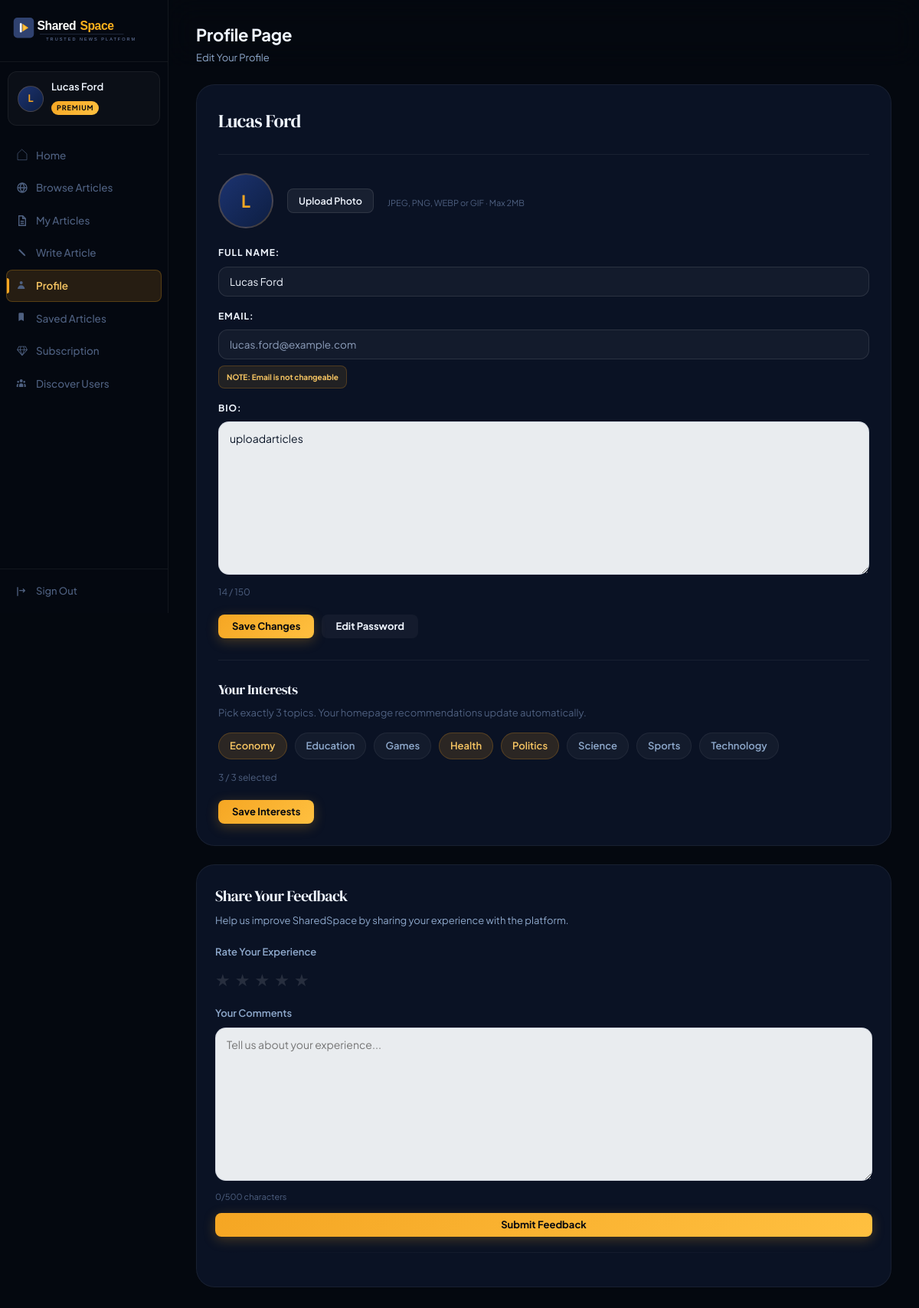
The app's page /pages/profile.php (signed in) with its own data.
### tables this page shows
CREATE TABLE `users` (
  `id` int NOT NULL,
  `email` varchar(255) NOT NULL,
  `password` varchar(255) NOT NULL,
  `full_name` varchar(255) DEFAULT NULL,
  `bio` text,
  `avatar_url` text,
  `role` enum('free','premium','category_admin','system_admin','ai_trainer') NOT NULL DEFAULT 'free',
  `is_premium` tinyint(1) NOT NULL DEFAULT '0',
  `is_suspended` tinyint(1) NOT NULL DEFAULT '0',
  `created_at` datetime NOT NULL DEFAULT CURRENT_TIMESTAMP,
  `updated_at` datetime NOT NULL DEFAULT CURRENT_TIMESTAMP ON UPDATE CURRENT_TIMESTAMP,
  `email_verified` tinyint(1) DEFAULT '0',
  `verification_token` varchar(255) DEFAULT NULL,
  `last_verification_email` datetime DEFAULT NULL,
  `reset_token` varchar(255) DEFAULT NULL,
  `reset_expires` datetime DEFAULT NULL,
  `age_group` varchar(20) DEFAULT NULL,
  `gender` enum('male','female') DEFAULT NULL,
  `onboarding_completed` tinyint(1) DEFAULT '0',
  `stripe_customer_id` varchar(255) DEFAULT NULL,
  `stripe_subscription_id` varchar(255) DEFAULT NULL,
  `subscribed_at` datetime DEFAULT NULL,
  `subscription_cancel_at` datetime DEFAULT NULL,
  `current_period_end` datetime DEFAULT NULL
);

CREATE TABLE `categories` (
  `id` int NOT NULL,
  `name` varchar(100) NOT NULL,
  `description` text,
  `admin_user_id` int DEFAULT NULL,
  `created_at` datetime NOT NULL DEFAULT CURRENT_TIMESTAMP
);

### pages/profile.php (the view, shortened to what the rows shown need)
<?php
require_once __DIR__ . '/../includes/layout.php';
require_once __DIR__ . '/../includes/controllers/AuthController.php';
require_once __DIR__ . '/../includes/controllers/OnboardingController.php';
require_once __DIR__ . '/../includes/controllers/ArticleController.php';
$auth = new AuthController();
$auth->requireAuth();
$user = $auth->currentUser();
$onboardCtrl = new OnboardingController();
$articleCtrl = new ArticleController();
$allCategories = $articleCtrl->getAllCategories();
$currentInterests = $onboardCtrl->getInterests($user->id);
page_head('Profile', $user->role === 'system_admin');
?>
<div class="dashboard-layout <?= $user->role === 'system_admin' ? 'profile-admin-shell' : 'user-dashboard-shell' ?>">
    <?php sidebar($user); ?>
    <main>
        <?php dash_header('Profile Page', 'Edit Your Profile'); ?>
        <div class="page-content">
            <div class="profile-layout">
                <section class="profile-main">
                    <div class="profile">
                        <div class="profile-header">
                            <div class="user-info">
                                <h2><?= htmlspecialchars($user->fullName); ?></h2>
                            </div>
                        </div>
                        <form action="/pages/update-profile.php" method="POST" enctype="multipart/form-data">
                            <div class="image-upload-container">
                                <div id="avatarPreview" class="profile-avatar-preview">
                                    <?php if (!empty($user->avatarUrl)): ?>
                                        <img
                                            id="avatarImg"
                                            src="/public/<?= htmlspecialchars($user->avatarUrl) ?>"
                                            alt="Profile picture">
                                    <?php else: ?>
                                        <span id="avatarInitial"><?= htmlspecialchars($user->initial()) ?></span>
                                    <?php endif; ?>
                                </div>
                            </div>
                            <div class="profile-field">
                                <label for="fullName">Full Name:</label>
                                <input
                                    type="text"
                                    id="fullName"
                                    name="fullName"
                                    value="<?= htmlspecialchars($user->fullName) ?>"
                                    required>
                            </div>
                            <div class="profile-field">
                                <label for="email">Email:</label>
                                <input
                                    type="email"
                                    id="email"
                                    name="email"
                                    value="<?= htmlspecialchars($user->email) ?>"
                                    readonly
                                    aria-describedby="emailLockedNote"
                                    required>
                                <p class="profile-field-note" id="emailLockedNote">
                                    NOTE: Email is not changeable
                                </p>
                            </div>
                            <div class="profile-field">
                                <label for="bio">Bio:</label>
                                <textarea
                                    id="bio"
                                    name="bio"
                                    rows="6"
                                    maxlength="150"><?= htmlspecialchars($user->bio) ?></textarea>
                                <div class="profile-bio-counter">
                                    <span id="bioCounter"><?= strlen($user->bio) ?> / 150</span>
                                </div>
                            </div>
                        </form>
                        <div class="interests-section">
                            <form action="/pages/update-profile.php" method="POST" id="interestsForm">
                                <div class="interest-grid-profile" id="interestGrid">
                                    <?php foreach ($allCategories as $cat): ?>
                                        <?php $checked = in_array($cat->id, $currentInterests); ?>
                                        <label class="interest-chip-profile <?= $checked ? 'selected' : '' ?>">
                                            <?= htmlspecialchars($cat->name) ?>
                                        </label>
                                    <?php endforeach; ?>
                                </div>
                            </form>
                        </div>
                    </div>
                </section>
            </div>
        </div>
    </main>
</div>
<?php page_foot(); ?>

### includes/layout.php (shortened to what the rows shown need)
<?php
require_once __DIR__ . '/db.php';
require_once __DIR__ . '/controllers/AuthController.php';
require_once __DIR__ . '/controllers/ArticleController.php';
function page_head(string $title, bool $useSystemAdminCss = false): void
{
    $slug = strtolower(trim(preg_replace('/[^a-z0-9]+/i', '-', $title), '-'));
    ?>
    <!DOCTYPE html>
    <html lang="en">
    <head>
        <link rel="stylesheet" href="/public/css/app.css?v=<?= filemtime(__DIR__ . '/../public/css/app.css') ?>" />
        <?php if ($useSystemAdminCss): ?>
            <link rel="stylesheet" href="/public/css/pages.css?v=<?= filemtime(__DIR__ . '/../public/css/pages.css') ?>" />
            <link rel="stylesheet" href="/public/css/system-admin.css?v=<?= filemtime(__DIR__ . '/../public/css/system-admin.css') ?>" />
        <?php else: ?>
            <link rel="stylesheet" href="/public/css/dashboard.css?v=<?= filemtime(__DIR__ . '/../public/css/dashboard.css') ?>" />
            <link rel="stylesheet" href="/public/css/pages.css?v=<?= filemtime(__DIR__ . '/../public/css/pages.css') ?>" />
        <?php endif; ?>
    </head>
    <body class="page-<?= htmlspecialchars($slug) ?>">
    <?php }
function page_foot(): void
{ ?>
    </body>
    </html>
<?php }
{ ?>
<?php }
function sidebar(User $user): void
{
    ?>
    <aside class="sidebar" id="sidebar">
        <a class="sidebar-user sidebar-user-link" href="/pages/user-profile.php?id=<?= (int) $user->id ?>">
            <?php if (!empty($user->avatarUrl)): ?>
                <div class="user-avatar" style="background:none;padding:0;overflow:hidden">
                    <img src="/public/<?= htmlspecialchars($user->avatarUrl) ?>"
                        alt="<?= htmlspecialchars($user->fullName) ?>"
                        style="width:100%;height:100%;object-fit:cover;border-radius:50%">
                </div>
            <?php else: ?>
                <div class="user-avatar"><?= htmlspecialchars($user->initial()) ?></div>
            <?php endif; ?>
            <div class="user-info">
                <p class="user-name"><?= htmlspecialchars($user->fullName) ?></p>
                <?php if ($user->role === 'premium'): ?>
                    <span class="role-badge premium">Premium</span>
                <?php elseif ($user->role === 'system_admin'): ?>
                    <span class="role-badge system-admin">System Admin</span>
                <?php elseif ($user->role === 'ai_trainer'): ?>
                    <span class="role-badge ai-trainer">AI Trainer</span>
                <?php else: ?>
                    <span class="role-badge free">Free</span>
                <?php endif; ?>
            </div>
        </a>
    </aside>
<?php }
function dash_header(string $title, string $subtitle = ''): void
{ ?>
    <header class="dash-header">
        <div>
            <h1 class="dash-title"><?= htmlspecialchars($title) ?></h1>
        </div>
    </header>
    <?php }
    if ($err): ?><div class="alert alert-error"><?= htmlspecialchars($err) ?></div><?php endif;

### records on screen
users: full_name "L", full_name "Lucas Ford", fullName "Lucas Ford", email "lucas.ford@example.com", bio "uploadarticles"
categories: name "Economy"
categories: name "Education"
categories: name "Games"
categories: name "Health"
categories: name "Politics"
categories: name "Science"
categories: name "Sports"
categories: name "Technology"

### other values on screen
$link['label'] "Home"
$link['label'] "Browse Articles"
$link['label'] "My Articles"
$link['label'] "Write Article"
$link['label'] "Profile"
$link['label'] "Saved Articles"
$link['label'] "Subscription"
$link['label'] "Discover Users"
$title "Profile Page"
$subtitle "Edit Your Profile"
